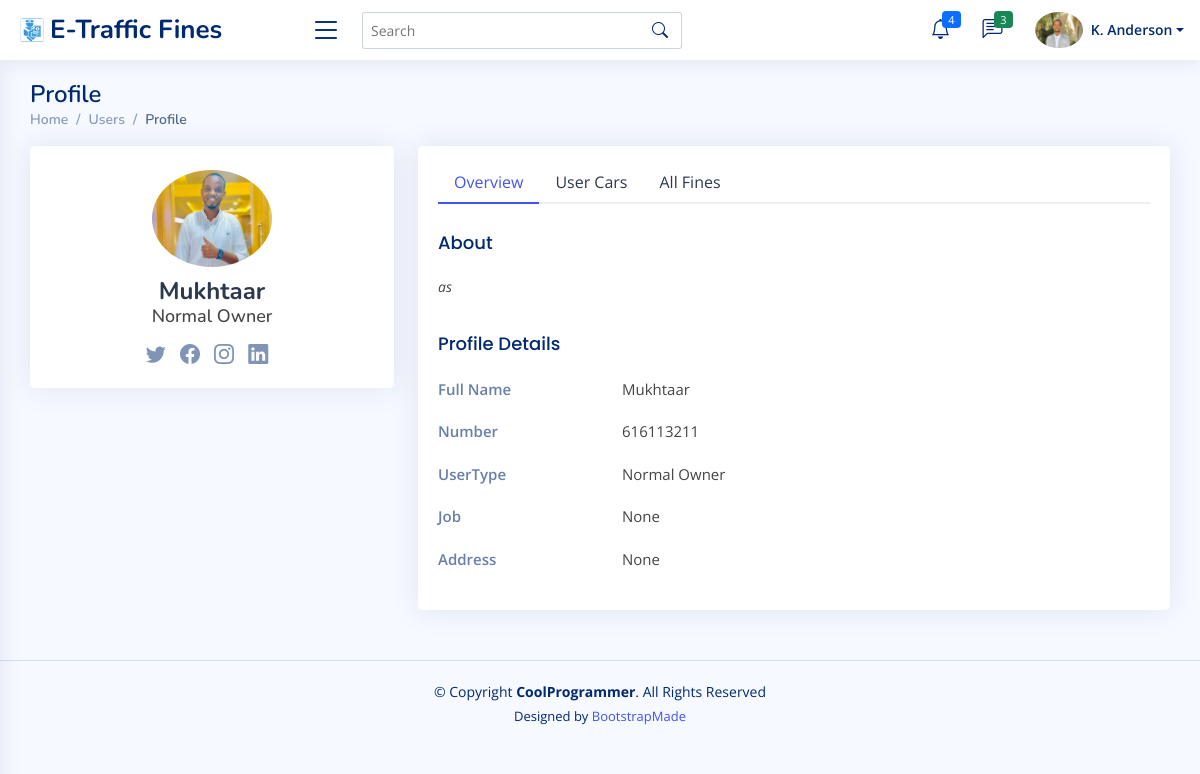
Screenshot of /usrDetail/7/ (signed in) with the database file from the repository.
### api/models.py (models this page shows, shortened)
class UserProfile(models.Model):
    user=models.OneToOneField(User,on_delete=models.CASCADE)
    prfileImage=models.ImageField(upload_to='profile',null=True,blank=True)
    fullName=models.CharField(max_length=255)
    password=models.CharField(max_length=255)
    number=models.CharField(max_length=12)
    address=models.CharField(max_length=255,null=True,blank=True)
    job=models.CharField(max_length=255,null=True,blank=True)
    userType=models.CharField(max_length=20)
    dateReg=models.DateTimeField(auto_now=True)
    info=models.TextField(null=True,blank=True)

### a_system/views.py (the view)
# urls.py: path('usrDetail/<str:pk>/',views.usrDetail),
@login_required(login_url='/login/')
def usrDetail(request,pk):
    theUser=UserProfile.objects.get(pk=pk)
    cars=Car.objects.filter(theOwner=pk)
    fines=Fines.objects.filter(theOwner=pk)
    return render(request,'detail/user_profile.html',{'pk':pk,'fines':fines,'userCars':cars,'theUser':theUser})

### a_system/views.py (called while the page is built)
def userProfileInfo(request):
    print(request.user)
    if(request.user.pk==None):
        return {
            'userInfo':{}
        }
    elif(request.user.pk==null):
        return {
                'userInfo':{}
            }
    else:
        if(UserProfile.objects.filter(user=User.objects.get(pk=request.user.id)).exists()==True):
            print('exits')
            return {
                'userInfo': UserProfile.objects.get(user=User.objects.get(pk=request.user.id))
            }
        else:
            return {
                'userInfo': ''
            }

### templates/detail/user_profile.html (shortened to what this page needs)
{% extends 'detail_base.html' %}
{% block content %}
<div class="pagetitle">
    <h1>Profile</h1>
    <nav>
        <ol class="breadcrumb">
            <li class="breadcrumb-item"><a href="index.html">Home</a></li>
            <li class="breadcrumb-item">Users</li>
            <li class="breadcrumb-item active">Profile</li>
        </ol>
    </nav>
</div>
<section class="section profile">
    <div class="row">
        <div class="col-xl-4">
            <div class="card">
                <div class="card-body profile-card pt-4 d-flex flex-column align-items-center">
                    <img src="{{theUser.prfileImage.url}}" alt="Profile" class="rounded-circle">
                    <h2>{{theUser.fullName}}</h2>
                    <h3>{{theUser.userType}}</h3>
                    <div class="social-links mt-2">
                        <a href="#" class="twitter"><i class="bi bi-twitter"></i></a>
                        <a href="#" class="facebook"><i class="bi bi-facebook"></i></a>
                        <a href="#" class="instagram"><i class="bi bi-instagram"></i></a>
                        <a href="#" class="linkedin"><i class="bi bi-linkedin"></i></a>
                    </div>
                </div>
            </div>
        </div>
        <div class="col-xl-8">
            <div class="card">
                <div class="card-body pt-3">
                    <ul class="nav nav-tabs nav-tabs-bordered">
                        <li class="nav-item">
                            <button class="nav-link active" data-bs-toggle="tab"
                                data-bs-target="#profile-overview">Overview</button>
                        </li>
                        <li class="nav-item">
                            <button class="nav-link" data-bs-toggle="tab" data-bs-target="#profile-edit">User
                                Cars</button>
                        </li>
                        <li class="nav-item">
                            <button class="nav-link" data-bs-toggle="tab" data-bs-target="#profile-settings">All
                                Fines</button>
                        </li>
                    </ul>
                    <div class="tab-content pt-2">
                        <div class="tab-pane fade show active profile-overview" id="profile-overview">
                            <h5 class="card-title">About</h5>
                            <p class="small fst-italic">{{theUser.info}}</p>
                            <h5 class="card-title">Profile Details</h5>
                            <div class="row">
                                <div class="col-lg-3 col-md-4 label ">Full Name</div>
                                <div class="col-lg-9 col-md-8">{{theUser.fullName}}</div>
                            </div>
                            <div class="row">
                                <div class="col-lg-3 col-md-4 label">Number</div>
                                <div class="col-lg-9 col-md-8">{{theUser.number}}</div>
                            </div>
                            <div class="row">
                                <div class="col-lg-3 col-md-4 label">UserType</div>
                                <div class="col-lg-9 col-md-8">{{theUser.userType}}</div>
                            </div>
                            <div class="row">
                                <div class="col-lg-3 col-md-4 label">Job</div>
                                <div class="col-lg-9 col-md-8">{{theUser.job}}</div>
                            </div>
                            <div class="row">
                                <div class="col-lg-3 col-md-4 label">Address</div>
                                <div class="col-lg-9 col-md-8">{{theUser.address}}</div>
                            </div>
                        </div>
                    </div>
                </div>
            </div>
        </div>
    </div>
</section>
{% endblock %}

### static/css/style.css (style rules this page uses)
:root { scroll-behavior: smooth; }
body { font-family: "Open Sans", sans-serif; background: #f6f9ff; color: #444444; }
a { color: #4154f1; text-decoration: none; }
h1, h2, h3, h4, h5, h6 { font-family: "Nunito", sans-serif; }
.pagetitle { margin-bottom: 10px; }
.pagetitle h1 { font-size: 24px; margin-bottom: 0; font-weight: 600; color: #012970; }
.card { margin-bottom: 30px; border: none; border-radius: 5px; box-shadow: 0px 0 30px rgba(1, 41, 112, 0.1); }
.card-title { padding: 20px 0 15px 0; font-size: 18px; font-weight: 500; color: #012970; font-family: "Poppins", sans-serif; }
.card-body { padding: 0 20px 20px 20px; }
.breadcrumb { font-size: 14px; font-family: "Nunito", sans-serif; color: #899bbd; font-weight: 600; }
.breadcrumb a { color: #899bbd; transition: 0.3s; }
.breadcrumb .breadcrumb-item::before { color: #899bbd; }
.breadcrumb .active { color: #51678f; font-weight: 600; }
.nav-tabs-bordered { border-bottom: 2px solid #ebeef4; }
.nav-tabs-bordered .nav-link { margin-bottom: -2px; border: none; color: #2c384e; }
.nav-tabs-bordered .nav-link.active { background-color: #fff; color: #4154f1; border-bottom: 2px solid #4154f1; }
.profile .profile-card img { max-width: 120px; }
.profile .profile-card h2 { font-size: 24px; font-weight: 700; color: #2c384e; margin: 10px 0 0 0; }
.profile .profile-card h3 { font-size: 18px; }
.profile .profile-card .social-links a { font-size: 20px; display: inline-block; color: rgba(1, 41, 112, 0.5); line-height: 0; margin-right: 10px; transition: 0.3s; }
.profile .profile-overview .row { margin-bottom: 20px; font-size: 15px; }
.profile .profile-overview .card-title { color: #012970; }
.profile .profile-overview .label { font-weight: 600; color: rgba(1, 41, 112, 0.6); }

### rows the page displays
UserProfile: prfileImage (picture), fullName "Mukhtaar", userType "Normal Owner", info "as", number "616113211", job "None", address "None"
